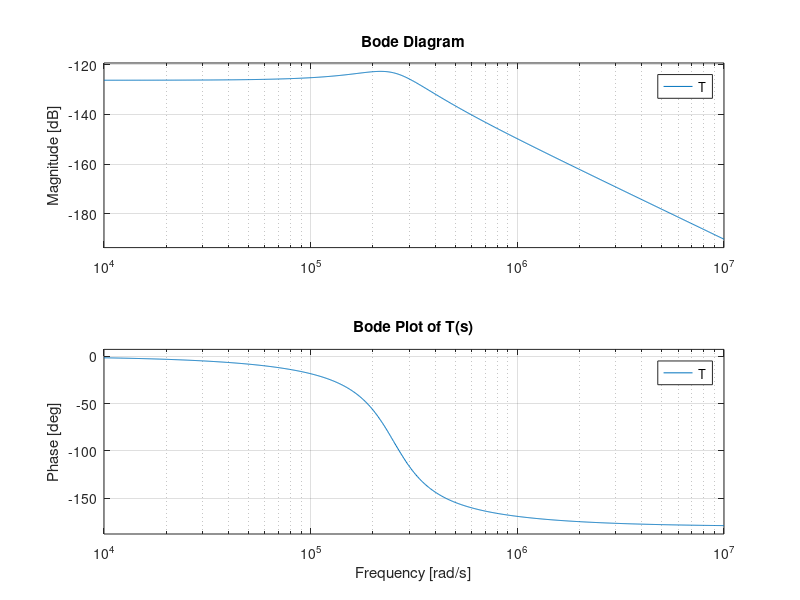
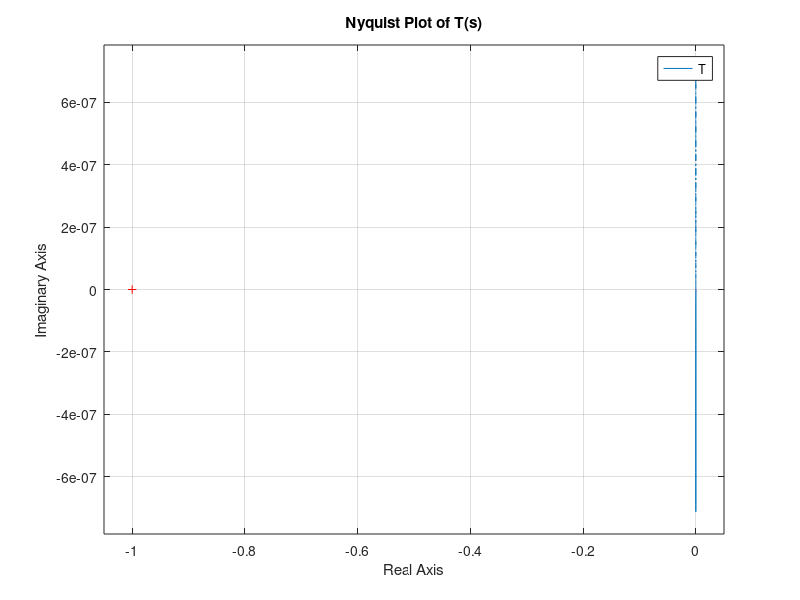
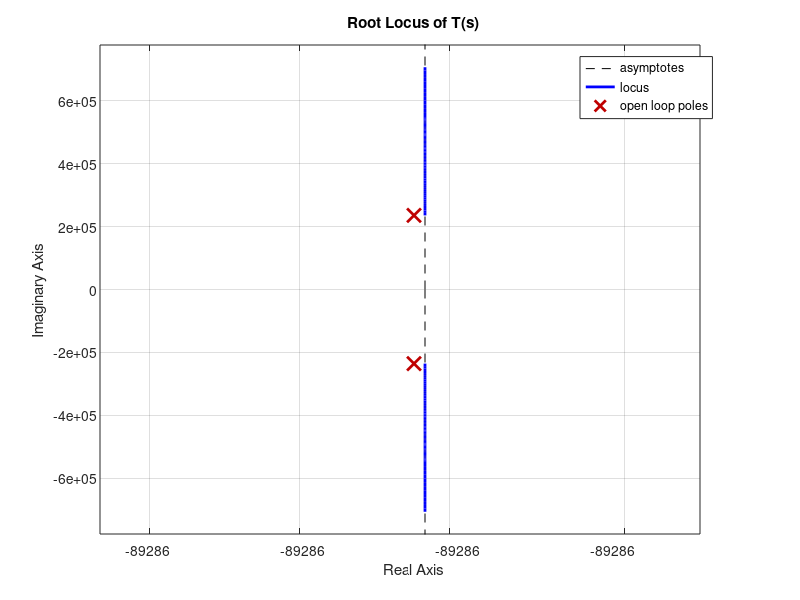

Write the MATLAB code that produced these figures, in order.
clc;
clear;
close all;

% =========================
% Parameters
% =========================
Vc   = 5;          % [V]
Vtri = 1.6;        % [V]
fsw  = 200e3;      % [Hz]
L    = 22.5e-6;    % [H]
C    = 0.7e-6;     % [F]
R    = 8;          % [ohm]
Rfb1 = 10e3;       % [ohm]
Rfb2 = 1.429e3;    % [ohm]

s = tf('s');

% =========================
% Transfer functions
% =========================
Gc   = 1;

Glc  = 1 / (L*C*s^2 + (L/R)*s + 1);

Gpwm = (Vc / (2*Vtri)) * (1 / (2*fsw));

H    = Rfb2 / (Rfb1 + Rfb2);

T    = Gc * Glc * Gpwm * H;



% =========================
% Bode plot
% =========================
figure;
bode(T);
grid on;
title('Bode Plot of T(s)');

% =========================
% Nyquist plot
% =========================
figure;
nyquist(T);
grid on;
title('Nyquist Plot of T(s)');



% =========================
% Root locus
% =========================
figure;
rlocus(T);
grid on;
title('Root Locus of T(s)');
